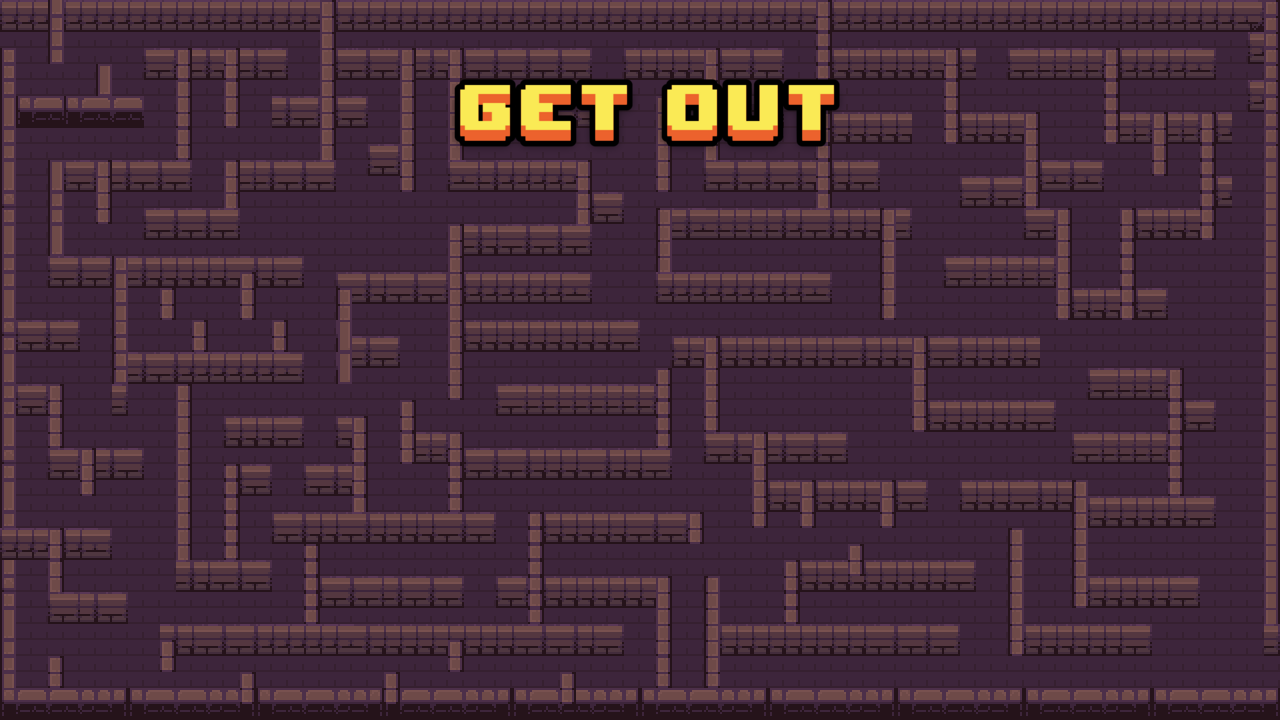

A level layout from a 2D game, rendered from its tile map. Below: a short description, then the map file with tile-grid data replaced by summaries:
An orthogonal 80x45 tile map with 16x16 px tiles, 4 tile layers (Пол, Стены, Title, Play), 2 tilesets.

<map version="1.10" tiledversion="1.10.2" orientation="orthogonal" renderorder="right-down" width="80" height="45" tilewidth="16" tileheight="16" infinite="0" nextlayerid="9" nextobjectid="1">
 <tileset firstgid="1" source="./Dungeon_Tileset_at.tsx" />
 <tileset firstgid="1025" source="./title.tsx" />
 <layer id="1" name="Пол" width="80" height="45">
  <data>[3600 cells, 3600 non-empty, 1 distinct tile ids]</data>
 </layer>
 <layer id="2" name="Стены" width="80" height="45">
  <data>[3600 cells, 1695 non-empty, 50 distinct tile ids]</data>
 </layer>
 <layer id="7" name="Title" width="80" height="45">
  <data>[3600 cells, 154 non-empty, 152 distinct tile ids]</data>
 </layer>
 <layer id="8" name="Play" width="80" height="45">
  <data>[3600 cells, 0 non-empty, 0 distinct tile ids]</data>
 </layer>
</map>
